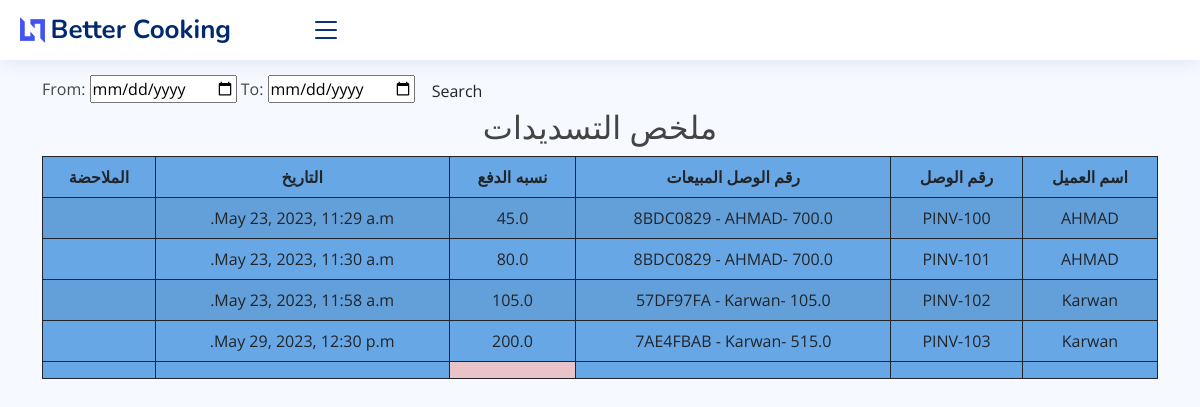
/payment_report, run on an earlier commit of the app's database.
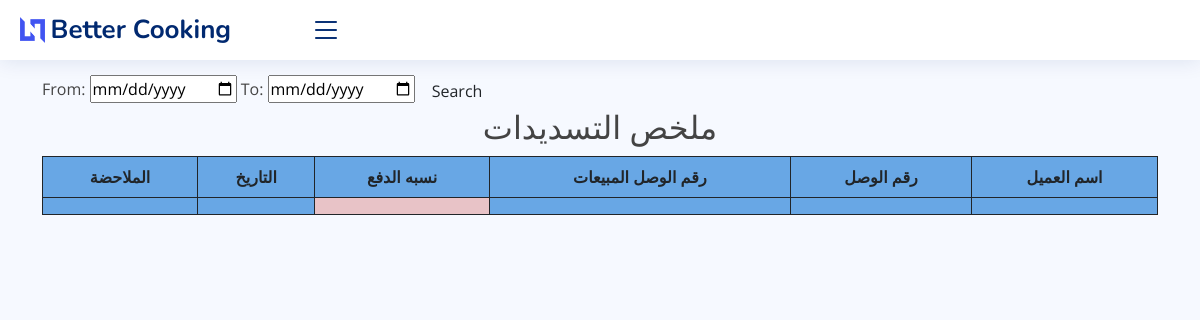
And on a later commit of the database.
### core/models.py (models this page shows, shortened)
class Payment_Entry(models.Model):
    Qst = (
        ('نقد', 'نقد'),
        ('قستی ١', 'قستی ١'),
        ('قستی ٢', 'قستی ٢'),
        ('قستی ٣ ', ' قستی ٣'),
        ('قستی ٤', 'قستی ٤'),
        ('قستی ٥', 'قستی ٥'),
        ('قستی ٦ ', ' قستی ٦'),
        ('قستی ٧', 'قستی ٧'),
        ('قستی ٨', 'قستی ٨'),
        ('قستی ٩ ', ' قستی ٩'),
        ('قستی ١٠', 'قستی ١٠'),
        ('قستی ١١', 'قستی ١١'),
        ('قستی ١٢ ', ' قستی ١٢'),
    )
    invoice_number = models.CharField(unique=True, editable=False, max_length=10)
    sales_invoice = models.ForeignKey(SaleInvoice, on_delete=models.CASCADE)
    q_type = models.CharField(max_length=10, verbose_name="Payment type", choices=Qst, blank=False)
    paid_amount = models.FloatField(validators=[MinValueValidator(0.01)], default=1)
    payment_date = models.DateTimeField(blank=False)
    note = models.CharField(max_length=100, blank=True)
    old_balance = models.DecimalField(max_digits=20, decimal_places=2, default=0, editable=False)
    class Meta:
        verbose_name_plural = 'إدخال الدفع'

class SaleInvoice(models.Model):
    STATUS = (
        ('مدفوع', 'مدفوع'),
        ('غير مدفوع', 'غير مدفوع'),
        ('المردود', 'المردود'),
    )
    invoice_number = models.CharField(max_length=8, unique=True, editable=False)
    customer_name = models.ForeignKey(Customer, on_delete=models.CASCADE)
    date = models.DateTimeField(auto_now_add=True)
    status = models.CharField(max_length=10, choices=STATUS, default='مدفوع')
    note = models.CharField(max_length=100, blank=True)
    updated_at = models.DateTimeField(auto_now=True)
    class Meta:
        verbose_name_plural = 'فاتورة البيع'
    def __str__(self):
        return f"{self.invoice_number} - {self.customer_name}- {self.total_sales_amount()}"
    def total_sales_amount(self):
        total_sales_amount = self.saleitem_set.aggregate(total=Sum('total_amt'))['total']
        return total_sales_amount or 0

class Customer(models.Model):
    customer_name = models.CharField(max_length=50, blank=True)
    customer_mobile = models.CharField(max_length=50, blank=True)
    customer_address = models.TextField(blank=True)
    city = models.CharField(max_length=50, blank=True)
    note = models.TextField(blank=True)
    class Meta:
        verbose_name_plural = 'الزبائن'
    def __str__(self):
        return self.customer_name

### core/views.py (the view)
# urls.py: path('payment_report', views.payment_report, name="payment_report"),
def payment_report(request):
    payment_repoert = Payment_Entry.objects.select_related()
    myFilter = Payment_Filter(request.GET, queryset=payment_repoert)
    payment_repoert = myFilter.qs
    context = {'payment_repoert': payment_repoert, 'myFilter': myFilter}
    return render(request, 'core/reports/payment_report.html', context)

### core/templates/core/reports/payment_report.html (shortened to what this page needs)
{% extends 'core/base.html' %}
{% block content %}
    <br>
    <br> <br>
    <form class="form-a">
        From: <input type="date" value={{ myFilter.form.max_date }}</input>
        To: <input type="date" value={{ myFilter.form.min_date }}</input>
        <button type="submit" class="btn btn-b">Search</button>
    </form>
    <h2 class="text-center"> ملخص التسديدات </h2>
    <table id="example2" class="table table-striped" style="background-color: #68a7e5">
        <thead>
        <tr>
            <th>اسم العميل</th>
            <th>رقم الوصل</th>
            <th>رقم الوصل المبیعات</th>
            <th>نسبە الدفع</th>
            <th>التاريخ</th>
            <th>الملاحضة</th>
        </tr>
        </thead>
        <tbody>
        {% for i in  payment_repoert %}
            <tr>
                <td>{{ i.sales_invoice.customer_name }}</td>
                <td>{{ i.invoice_number }}</td>
                <td>{{ i.sales_invoice }}</td>
                <td>{{ i.paid_amount }}</td>
                <td>{{ i.payment_date }}</td>
                <td>{{ i.note }}</td>
            </tr>
        {% endfor %}
        </tbody>
        <tfoot>
        <th></th>
        <th></th>
        <th></th>
        <th style="background-color: #e8c3c7"></th>
        <th></th>
        <th></th>
        </tfoot>
    </table>
{% endblock %}

What changed in the data, as far as the page shows it:
removed Payment_Entry: sales_invoice.customer_name "AHMAD", invoice_number "PINV-100", sales_invoice "8BDC0829 - AHMAD- 700.0", paid_amount "45.0", payment_date "May 23, 2023, 11:29 a.m."
removed Payment_Entry: sales_invoice.customer_name "AHMAD", invoice_number "PINV-101", sales_invoice "8BDC0829 - AHMAD- 700.0", paid_amount "80.0", payment_date "May 23, 2023, 11:30 a.m."
removed Payment_Entry: sales_invoice.customer_name "Karwan", invoice_number "PINV-102", sales_invoice "57DF97FA - Karwan- 105.0", paid_amount "105.0", payment_date "May 23, 2023, 11:58 a.m."
removed Payment_Entry: sales_invoice.customer_name "Karwan", invoice_number "PINV-103", sales_invoice "7AE4FBAB - Karwan- 515.0", paid_amount "200.0", payment_date "May 29, 2023, 12:30 p.m."
